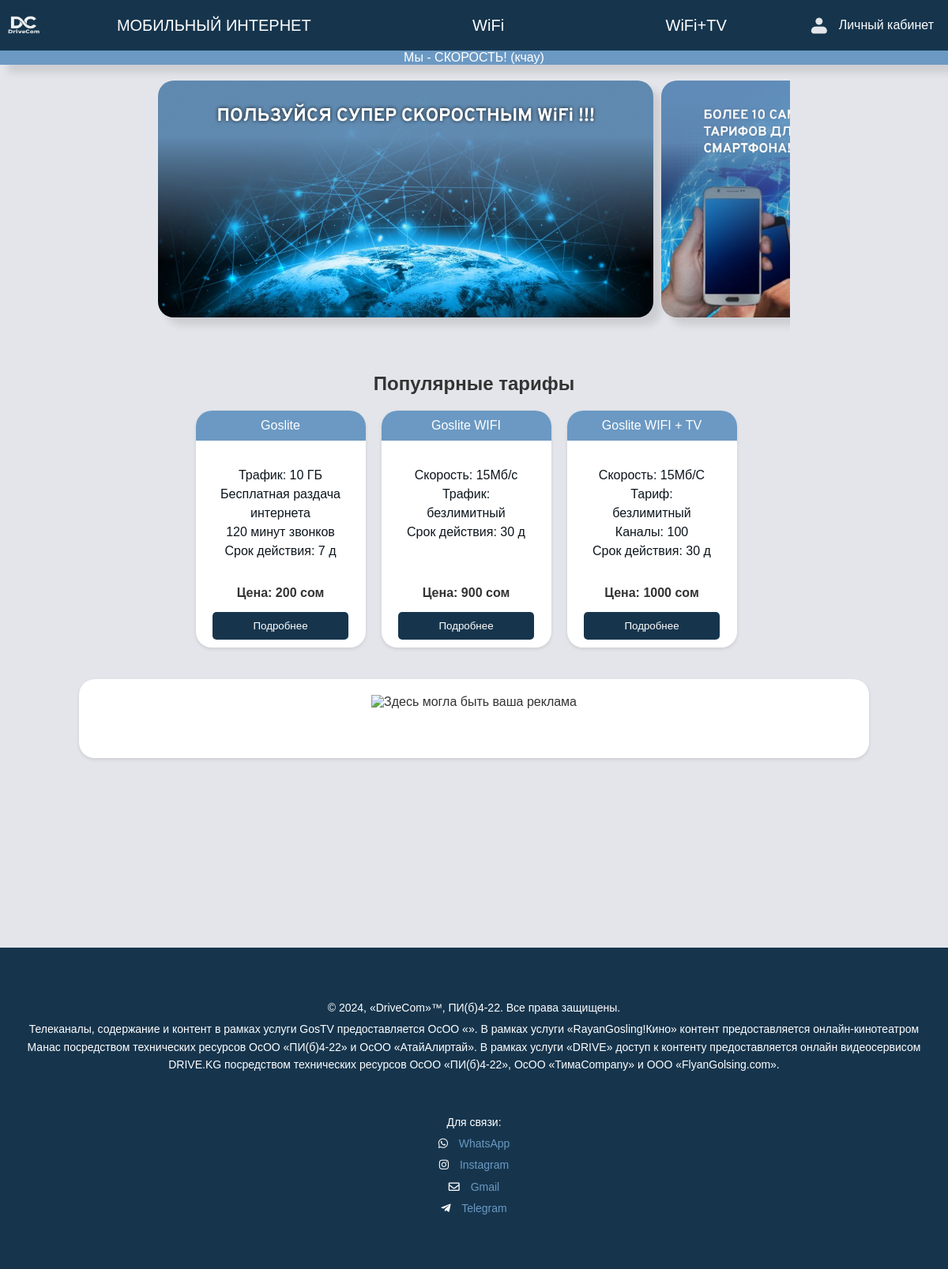
The page / on the database its author committed.
### mainapp/models.py (models this page shows, shortened)
class Service(models.Model):
    CATEGORY_CHOICES = (
        ('mobile_internet', 'Мобильный интернет'),
        ('wifi', 'Wi-Fi'),
        ('wifi_tv', 'Wi-Fi + ТВ'),
    )
    name = models.CharField('Название', max_length=100)
    category = models.CharField('Категория', max_length=20, choices=CATEGORY_CHOICES)
    description = models.TextField('Описание услуги')
    price = models.IntegerField('Цена услуги')

### mainapp/views.py (the view)
# urls.py: path('', views.main, name="main"),
def main(request):
    services = Service.objects.all()
    return render(request, 'mainapp/main.html', {'services': services})

### mainapp/templates/mainapp/main.html (shortened to what this page needs)
{% load static %}
<!DOCTYPE html>
<html lang="en">
<head>
    <link rel="stylesheet" href="{% static 'mainapp/css/main.css'%}">
</head>
<body>
    <header>
        <div class="logo">
            <a href="/">
                <img src="{% static 'mainapp/img/logo.png' %}" alt="Logo" width="40" height="40">
            </a>
        </div>
        <div class="buttons">
            <button class="mobile_internet-button" onclick="redirectToCategory('mobile_internet')">МОБИЛЬНЫЙ ИНТЕРНЕТ</button>
            <button class="WIFI-button" onclick="redirectToCategory('wifi')">WiFi</button>
            <button class="WIFI+TV-button" onclick="redirectToCategory('wifi_tv')">WiFi+TV</button>
    </div>
    <div class="profile-button">
        <button class="profile-button" onclick="window.location.href='/profile/'" >
            <img src="{% static 'mainapp/img/icon-profile.png' %}" alt="Иконка профиля">
            <span>Личный кабинет</span>
        </button>
    </div>
    </header>
    <div class = "slogan">
        Мы - СКОРОСТЬ! (кчау)
    </div>
    <main>
        <section class="block1">
            <div class="banner-container">
                <div class="banner">
                    <img src="{% static 'mainapp/img/banerPic1.png' %}" alt="Image 1">
                    <img src="{% static 'mainapp/img/banerPic2.png' %}" alt="Image 2">
                </div>
            </div>
        </section>
        <section class="block2">
            <h2 class="h2service">Популярные тарифы</h2>
            {% for service in services|slice:":3" %}
                <div class="service-cards">
                    <div class="service-card">
                        <div class="service-name">
                            <p>{{ service.name }}</p>
                        </div>
                        <div class="service-description">
                            <p>{{ service.description |linebreaks }}</p>
                        </div>
                        <div class="price">
                            <p>Цена: {{ service.price }} сом</p>
                        </div>
                        <button class="details-button" onclick="window.location.href='{% url 'service_detail' service.id %}'">Подробнее</button>
                    </div>
            {% endfor %}
                </div>
        </section>
        <section class="block3">
            <div class="banner2">
                <img src="{{ banner_image }}" alt="Здесь могла быть ваша реклама">
            </div>
        </section>
    </main>
    <link rel="stylesheet" href="https://cdnjs.cloudflare.com/ajax/libs/font-awesome/5.15.4/css/all.min.css">
<footer>
    <div class="footer-content">
        <div class="footer-text">
            <p>© 2024, «DriveCom»™, ПИ(б)4-22. Все права защищены.
            </p>
            <p>Телеканалы, содержание и контент в рамках услуги GosTV предоставляется ОсОО «». В рамках услуги «RayanGosling!Кино» контент предоставляется онлайн-кинотеатром Манас посредством технических ресурсов ОсОО «ПИ(б)4-22» и ОсОО «АтайАлиртай». В рамках услуги «DRIVE» доступ к контенту предоставляется онлайн видеосервисом DRIVE.KG посредством технических ресурсов ОсОО «ПИ(б)4-22», ОсОО «ТимаCompany» и ООО «FlyanGolsing.com».</p>
        </div>
        <div class="contact-info">
            <p>Для связи:</p>
            <p><i class="fab fa-whatsapp"></i>  <a href="https://wa.me/+996552527370" target="_blank">WhatsApp</a></p>
            <p><i class="fab fa-instagram"></i>  <a href="https://instagram.com/tima_drobovik" target="_blank">Instagram</a></p>
            <p><i class="far fa-envelope"></i>  <a href="mailto:mapotfaya@gmail.com">Gmail</a></p>
            <p><i class="fab fa-telegram-plane"></i>  <a href="https://t.me/whammbamm" target="_blank">Telegram</a></p>
        </div>
    </div>
</footer>
</body>
</html>

### mainapp/static/mainapp/css/main.css (style rules this page uses)
* { margin: 0; padding: 0; box-sizing: border-box; }
body { font-family: Arial, sans-serif; background-color: #E4E5EA; color: #333; }
header { background-color: #16354d; color: #fff; padding: 10px; display: flex; justify-content: space-between; align-items: center; }
.logo a { color: #fff; text-decoration: none; }
.buttons button { border: none; background: none; font-size: 20px; color: #FFFFFF; text-decoration: none; cursor: pointer; margin-right: 200px; }
.buttons button:last-child { margin-right: 0; }
.profile-button button { background-color: transparent; color: #fff; border: none; padding: 8px; font-size: 16px; cursor: pointer; transition: background-color 0.3s ease; display: flex; align-items:center; }
.profile-button { text-decoration: none; color:FFFFFF; }
.profile-button span { margin-left: 10px; }
.profile-button button img { margin-right: 5px; }
.slogan { width: auto; height: 39; background-color: #6B99C3; color: #FFFFFF; text-align: center; padding: 10; box-shadow: 10px 10px 10px rgba(0, 0, 0, 0.1); margin-bottom: 50; }
main { padding: 20px; }
.block1 { display: flex; justify-content: center; align-items: center; margin-bottom: 20px; }
.banner-container { width: 800px; height: 350px; overflow: hidden; position: relative; }
.banner { display: flex; animation: scrollBanner 30s linear infinite; }
.banner img { width: 800px; height: 350px; }
.banner img { width:800px; height: 300px; align-items: center; margin-right: 10px; box-shadow: 10px 10px 10px rgba(0, 0, 0, 0.1); }
.block2 { margin-bottom: 20px; }
.h2service { display: flex; justify-content: center; margin-bottom: 20px; }
.service-cards { display: flex; justify-content: center; }
.service-card { height: 300px; width: 215px; padding: 20px; margin-bottom: 20px; background-color: #fff; border-radius: 20px; box-shadow: 0 2px 4px rgba(0, 0, 0, 0.1); margin-right: 20px; text-align: center; position: relative; }
.service-description { font-size: 16px; color: #0C151C; line-height: 1.5; padding: 10px; margin-top: 40px; }
.price { font-weight: bold; position: absolute; bottom: 60px; left: 0; width: 100%; }
.details-button { position: absolute; bottom: 10px; left: 50%; transform: translateX(-50%); padding: 10px 20px; background-color: #16354d; color: white; border: none; border-radius: 5px; cursor: pointer; transition: background-color 0.3s ease; width: 80% }
.service-name { background-color: #6b99c3; color: white; padding: 10px; border-top-left-radius: 20px; border-top-right-radius: 20px; position: absolute; top: 0; left: 0; right: 0; text-align: center; }
.block3 { display: flex; justify-content: center; margin-bottom: 20px; }
.banner2 { height: 100px; width: 1000px; padding: 20px; background-color: #fff; border-radius: 20px; box-shadow: 0 2px 4px rgba(0, 0, 0, 0.1); text-align: center; }
.banner img { max-width: 100%; border-radius: 20px; }
footer { background-color: #16354d; color: white; padding: 50px 20px; margin-top: 200px; text-align: center; }
.footer-content { max-width: 1200px; margin: 0 auto; }
.footer-text, .contact-info { line-height: 1.6; padding: 10px; font-size: 14px; }
.footer-text p, .contact-info p { margin: 5px 0; }
.contact-info { margin-top: 20px; }
.contact-info a { color: #6B99C3; text-decoration: none; }
.contact-info i { margin-right: 10px; }

### rows shown on the page
Service: name "Goslite", description "Трафик: 10 ГБ Бесплатная раздача интернета 120 минут звонков Срок действия: 7 д", price "200"
Service: name "Goslite WIFI", description "Скорость: 15Мб/с Трафик: безлимитный Срок действия: 30 д", price "900"
Service: name "Goslite WIFI + TV", description "Скорость: 15Мб/С Тариф: безлимитный Каналы: 100 Срок действия: 30 д", price "1000"
